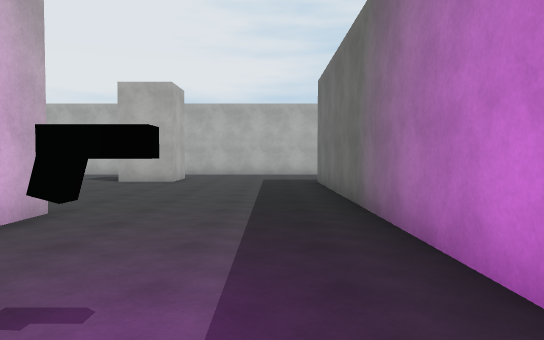
[1] (above)

22 first-person views from a walk through a scene from a Unity 3-D project. The camera is 1.4 m above the floor, tilts 2° down and sees 70° across. The floor is counted in squares, 2 m on a side. Each view is taken from the middle of a square. On the plan, view 1 faces up. The plan holds only what a view shows up to about 11 squares ahead; the rest is blank. The place goes on beyond the plan. The player character is not drawn. Surface patterns are stand-ins for the level's own textures.

[2]
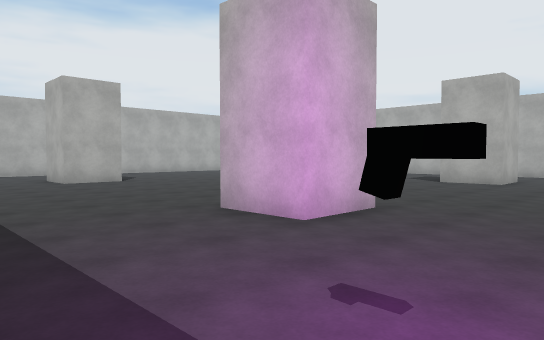

[3]
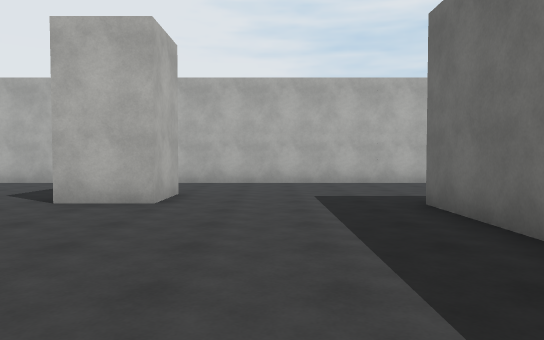

[4]
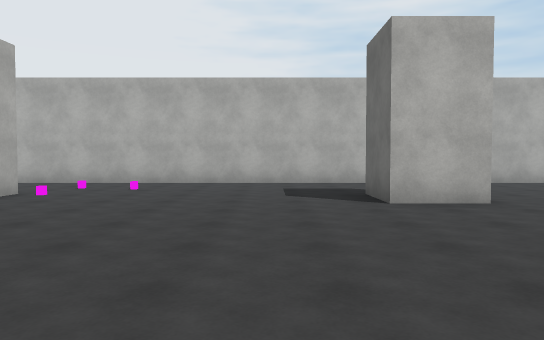

[5]
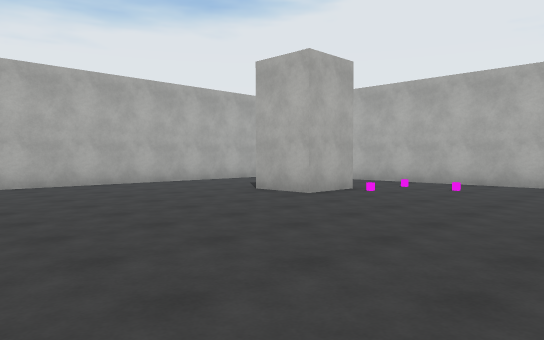

[6]
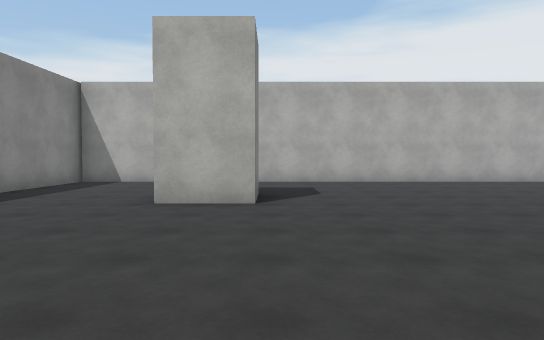

[7]
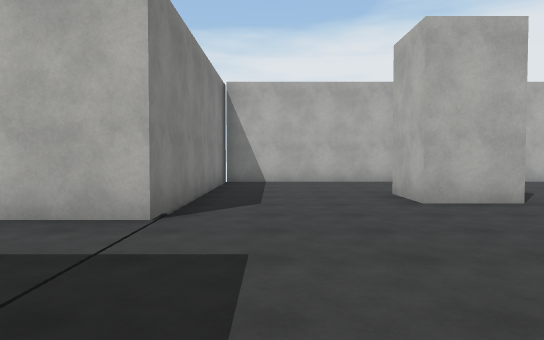

[8]
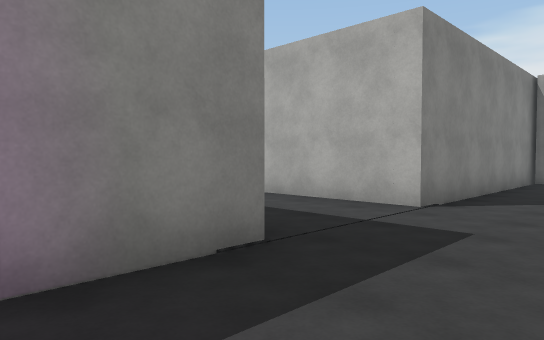

[9]
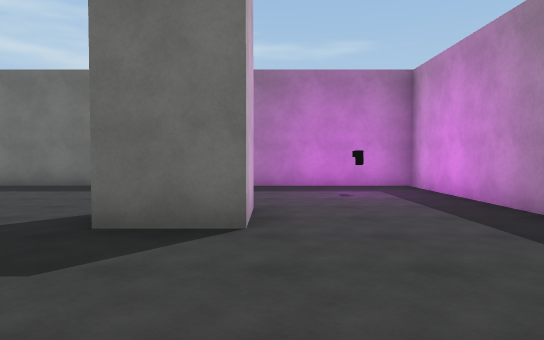

[10]
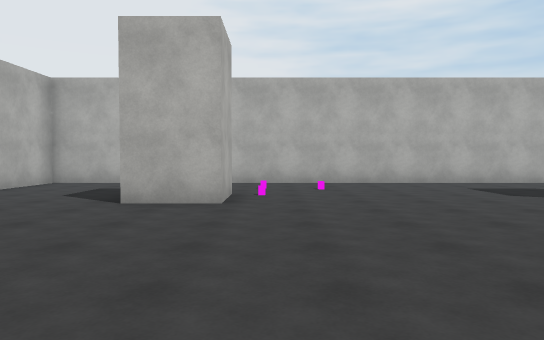

[11]
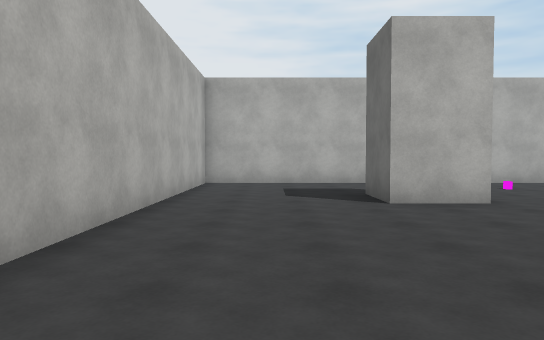

[12]
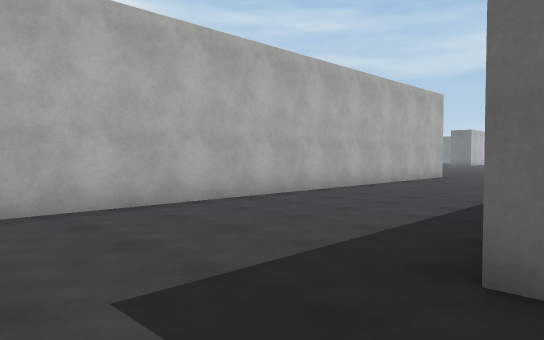

[13]
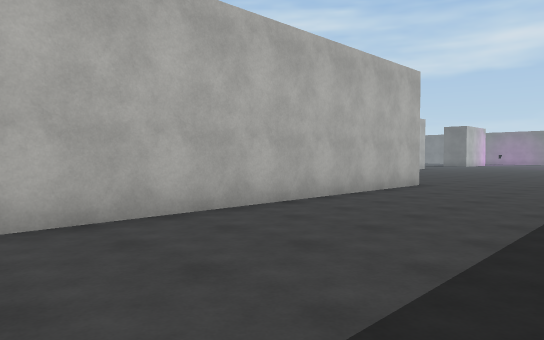

[14]
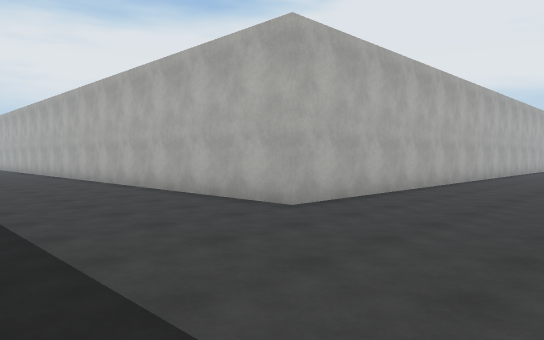

[15]
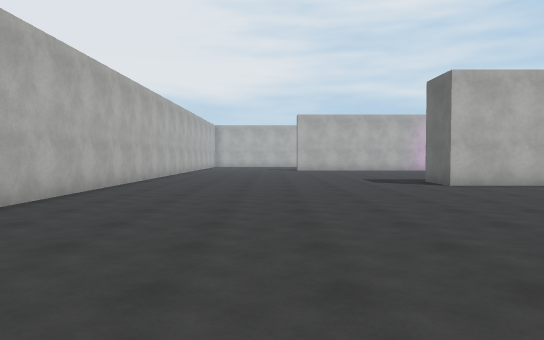

[16]
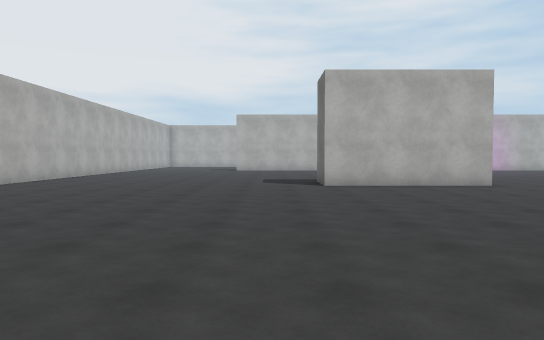

[17]
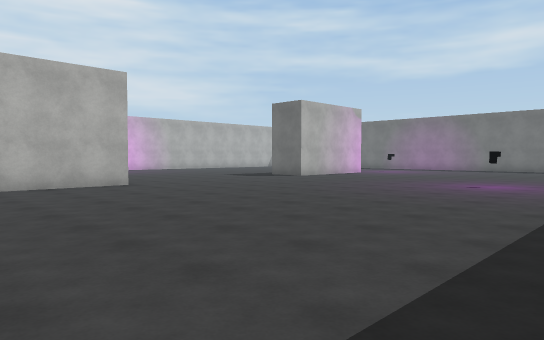

[18]
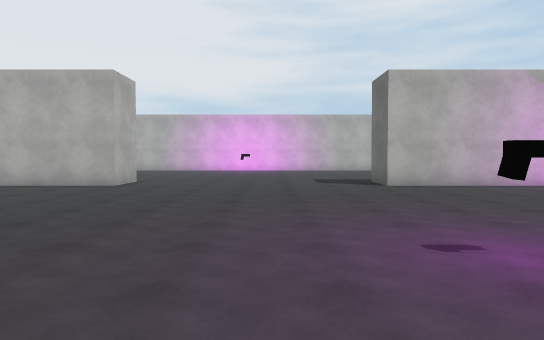

[19]
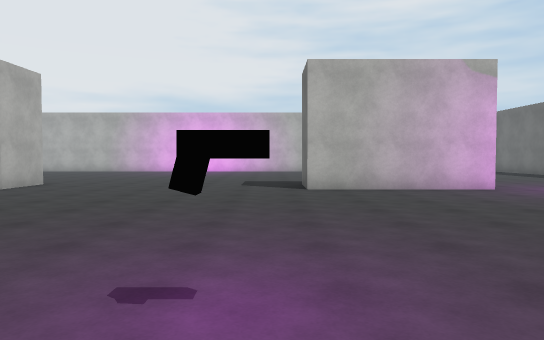

[20]
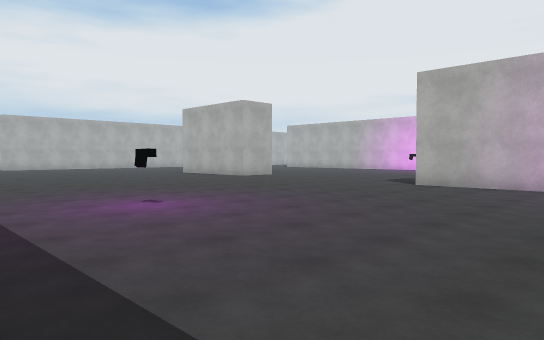

[21]
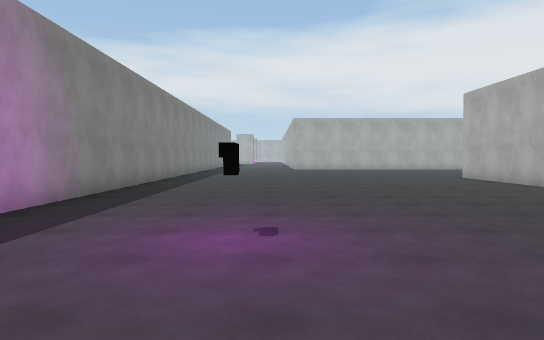

[22]
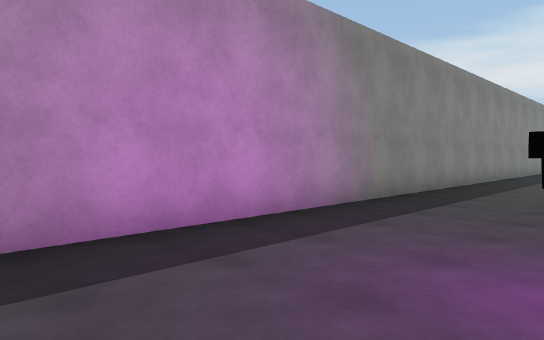

### Floor plan
Points are (right, up) in squares from view 1. A wall is a line through its corners. A room is listed if a view was taken in it or the views show most of it. See-through windows are left out.
Room 1 (views 1, 2, 3, 4, 5, 6, 7, 8, 9, 10, 11, 12, 13, 14, 15, 16, 17, 18, 19, 20, 21, 22)
walls: (19.8, 10.7) (31.5, 10.7); (12.3, 22.9) (12.3, 15.2) (-15.7, 15.2) (-15.7, -0.2); (-2.7, 12.2) (-2.7, 10.8) (-4.2, 10.8) (-4.2, 12.2); (-2.7, 4.6) (-2.7, 3.3) (-4.2, 3.3) (-4.2, 4.8); (24.3, 21.8) (24.3, 20.3) (20.3, 20.3) (20.3, 21.8); (-6.2, -0.3) (1.3, -0.3) (1.3, 10.8); (-10.7, 12.2) (-10.7, 10.8) (-12.2, 10.8) (-12.2, 12.2); (-12.1, 4.8) (-10.7, 4.8) (-10.7, 3.3) (-12.2, 3.3); (34.9, 20.3) (30.8, 20.3) (30.8, 21.8); (-16.2, -0.3) (-9.3, -0.3) (-9.3, -3.5)
objects: other object (-1, 1); other object (30, 14)

Where each view was taken, in squares from view 1:
view 1: 0 up, 0 right, facing up
view 2: 0 up, 0 right, facing up-left
view 3: 5 up, 1 left, facing up
view 4: 5 up, 6 left, facing up
view 5: 5 up, 6 left, facing up-left
view 6: 5 up, 5 left, facing left
view 7: 1 up, 5 left, facing left
view 8: 2 up, 4 left, facing down-left
view 9: 3 up, 8 left, facing right
view 10: 5 up, 10 left, facing up
view 11: 5 up, 14 left, facing up
view 12: 10 up, 1 left, facing up-right
view 13: 11 up, 3 right, facing up-right
view 14: 11 up, 16 right, facing up-left
view 15: 11 up, 16 right, facing up
view 16: 11 up, 19 right, facing up
view 17: 11 up, 20 right, facing up-right
view 18: 11 up, 28 right, facing up
view 19: 12 up, 30 right, facing up
view 20: 11 up, 35 right, facing up-left
view 21: 14 up, 33 right, facing left
view 22: 14 up, 32 right, facing down-left
